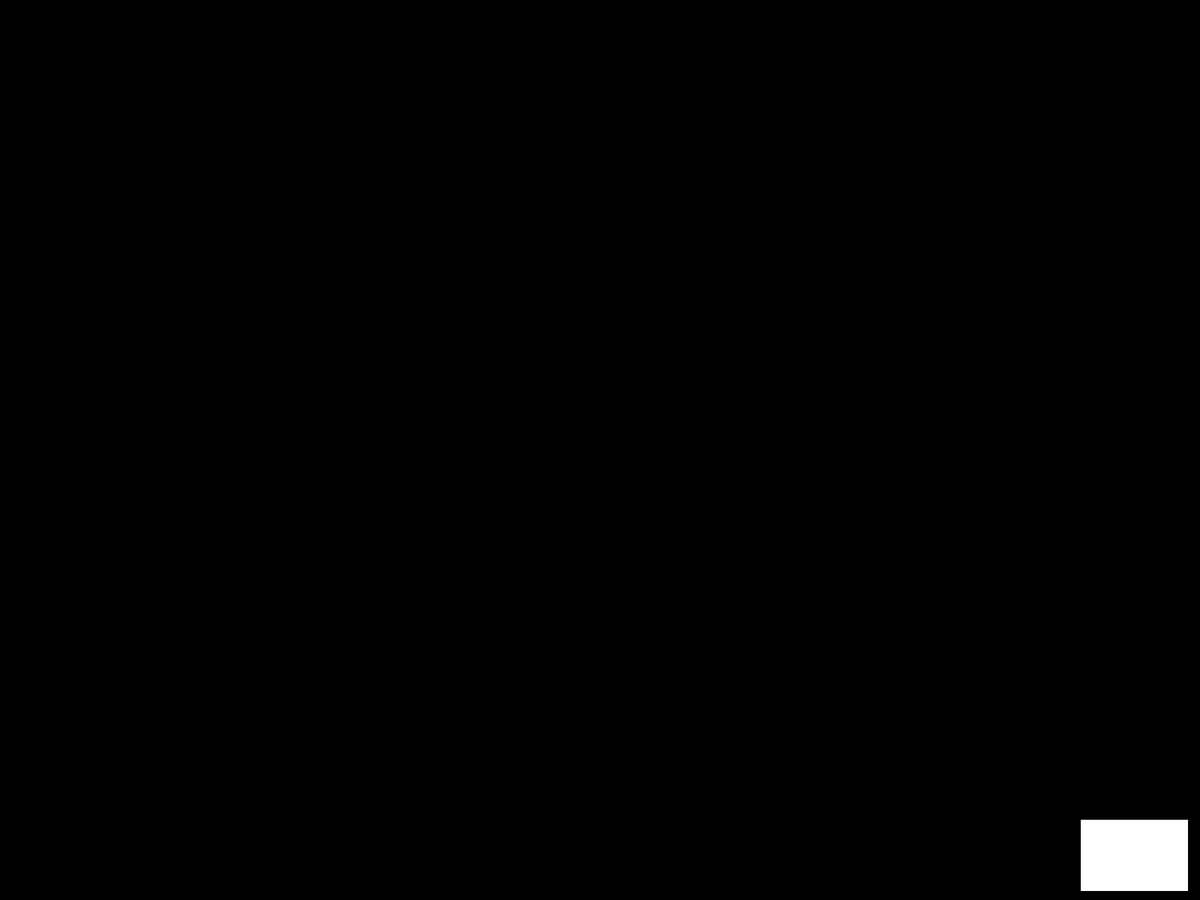
Frame 1 (no input)
Frame 60 (the mouse pressed at the canvas centre just before this capture): identical to frame 1, image omitted
Frame 120 (the mouse held since frame 60 and released just before this capture): identical to frame 1, image omitted

The Processing sketch that drew this single still picture (run headless with seeded random() and noise(); from frame 60 on, the mouse is pressed at the canvas centre):

// Processing sketch: MusicPlayer
// ── MusicPlayer.pde
//Global Variables
int appWidth, appHeight;
float backgroundX, backgroundY, backgroundWidth, backgroundHeight;
float albumCoverX, albumCoverY, albumCoverWidth, albumCoverHeight;
float playButtonX, playButtonY, playButtonWidth, playButtonHeight;
float quitButtonX, quitButtonY, quitButtonWidth, quitButtonHeight;
//
color backgroundColour, darkBackground, whiteBackground;
Boolean whiteMode=false;
//
void setup() {
  //size(400, 500); //width, height
  fullScreen(); //displayWidth, displayHeight
  appWidth = displayWidth;
  appHeight = displayHeight;
  //Landscape is HARDCODED
  String displayInstructions = ( appWidth >= appHeight ) ? "Good To Go" : "Bru, turn your phun";
  println(displayInstructions);
  //
  //Population
  backgroundX = appWidth*0;
  backgroundY = appHeight*0;
  backgroundWidth = appWidth;
  backgroundHeight = appHeight;
  albumCoverX = appWidth*18/100; //Percents Example
  albumCoverY = appHeight*15/100;
  albumCoverWidth = appWidth*64/100;
  albumCoverHeight = appHeight*6/16; //Fraction Example
  playButtonX = appWidth*3.5/8;
  playButtonY = appHeight*8/9;
  playButtonWidth = appWidth*1/8;
  playButtonHeight = appHeight*1/12;
  quitButtonX = appWidth*90/100;
  quitButtonY = appHeight*91/100;
  quitButtonWidth = appWidth*9/100;
  quitButtonHeight = appHeight*8/100;
  //Layout DIVs
  //rect(X, Y, Width, Height);
  //rect(backgroundX, backgroundY, backgroundWidth, backgroundHeight);
  int centerX = appWidth*1/2;
  int centerY = appHeight*1/2;
  //rect(centerX*1/2, centerY*1/2, appWidth*1/2, appHeight*1/2);
  //rect(albumCoverX, albumCoverY, albumCoverWidth, albumCoverHeight);
  //rect(playButtonX, playButtonY, playButtonWidth, playButtonHeight);
  rect(quitButtonX, quitButtonY, quitButtonWidth, quitButtonHeight);
  //
  //Variable Population
  darkBackground = 0; //Gray Scale, much smaller than COLOR
  whiteBackground = 255; //Gray Scale, much smaller than COLOR
  //whiteMode = true; //Must ask to see BLUE Light
  //if ( hour()>=9 && hour()<=17 ) backgroundColour = whiteBackground;
  //if ( hour()<9 && hour()>17 ) backgroundColour = darkBackground;
  if ( whiteMode==true && hour()>=9 && hour()<=17 ) {
    backgroundColour = whiteBackground;
  } else {
    backgroundColour = darkBackground;
  }
  //
} //End setup
//
void draw() {
  background(backgroundColour); //Grayscale
  rect(quitButtonX, quitButtonY, quitButtonWidth, quitButtonHeight);
} //End draw
//
void keyPressed() {
} //End keyPressed
//
void mousePressed() {
} //End mousePressed
//
// End MAIN Program
